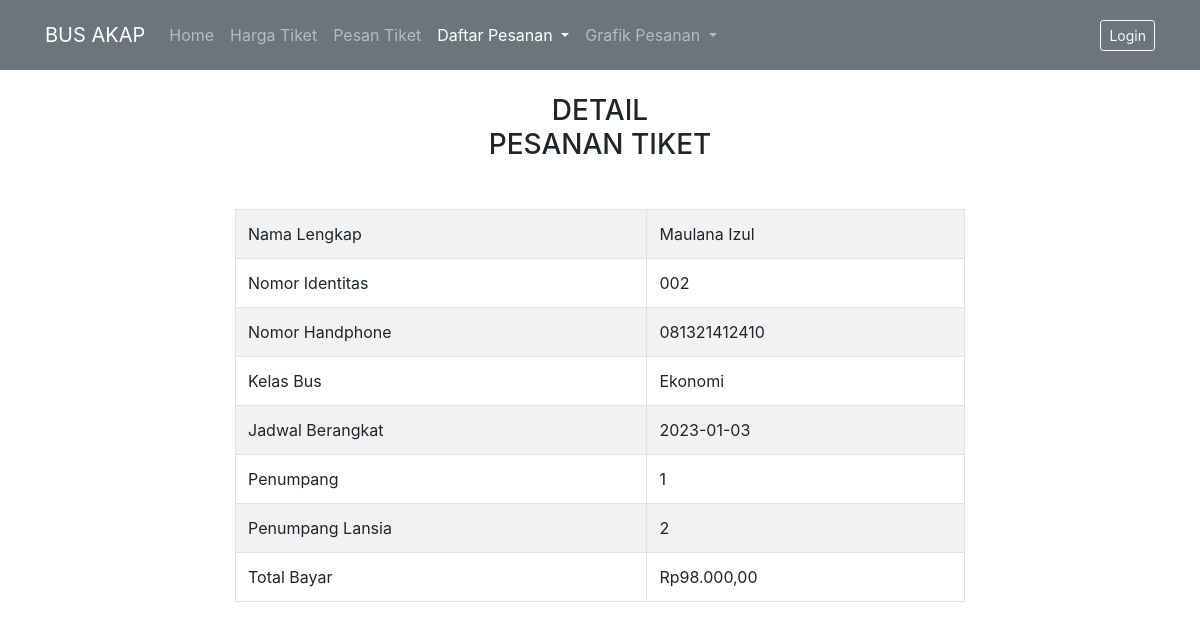
/detail.php?id=33, run on the app's committed database.
### tables this page shows
CREATE TABLE `pesan_tiket` (
  `id_tiket` int(11) NOT NULL,
  `id_user` int(11) NOT NULL,
  `nama` varchar(45) NOT NULL,
  `no_identitas` varchar(45) NOT NULL,
  `no_hp` varchar(45) NOT NULL,
  `kelasp` varchar(45) NOT NULL,
  `jadwal` date NOT NULL,
  `pnonlansia` int(45) NOT NULL,
  `plansia` int(45) NOT NULL,
  `harga_tiket` int(255) NOT NULL,
  `total` int(255) NOT NULL
);

### detail.php (the view, shortened to what this page needs)
<?php
    include "proses/koneksi.php";
    $id_tiket = $_GET['id'];
    $sql = "SELECT * FROM pesan_tiket WHERE id_tiket ='$id_tiket'";
    $query = $conn->query($sql);
    $data = mysqli_fetch_assoc($query);
?>
<!doctype html>
<html lang="en">
    <head>
        <link rel="stylesheet" href="https://cdn.jsdelivr.net/npm/bootstrap@4.6.2/dist/css/bootstrap.min.css">
        <link rel="stylesheet" href="https://cdnjs.cloudflare.com/ajax/libs/font-awesome/4.7.0/css/font-awesome.min.css">
        <link rel="stylesheet" href="assets/style/style.css?v=<?php echo time();?>">
    </head>
    <body>
        <nav class="navbar navbar-expand-xl navbar-dark bg-secondary sticky-top">
            <div class="container">
                <a class="navbar-brand" href="index.php">BUS AKAP</a>
                <div class="collapse navbar-collapse" id="navbarNav">
                    <ul class="navbar-nav">
                    <li class="nav-item">
                        <a class="nav-link" href="index.php">Home</a>
                    </li>
                    <li class="nav-item">
                        <a class="nav-link" href="harga_tiket.php">Harga Tiket</a>
                    </li>
                    <li class="nav-item">
                        <?php
                            if (empty($_SESSION["id_user"])) {
                                echo '<a class="nav-link" href="#" data-toggle="modal" data-target="#loginModal">Pesan Tiket</a>';
                            }
                            else {
                                echo '<a class="nav-link" href="pesan_tiket.php">Pesan Tiket</a>';
                            }
                        ?>
                    </li>
                    <li class="nav-item dropdown active">
                        <a class="nav-link dropdown-toggle" href="#" id="navbarDropdown" role="button" data-toggle="dropdown" aria-haspopup="true" aria-expanded="false">
                            Daftar Pesanan
                        </a>
                    </li>
                    <li class="nav-item dropdown">
                        <a class="nav-link dropdown-toggle" href="#" id="navbarDropdown" role="button" data-toggle="dropdown" aria-haspopup="true" aria-expanded="false">
                            Grafik Pesanan
                        </a>
                    </li>
                    </ul>
                    <div class="navbar-nav ml-auto">
                        <?php
                            if (empty($_SESSION["id_user"])) {
                                echo '<button class="btn btn-outline-light btn-sm" data-toggle="modal" data-target="#loginModal">Login</button>';
                            }
                            else {
                                echo '<button class="btn btn-outline-light btn-sm" onclick=location.href="proses/logout.php">Logout</button>';
                            }
                        ?>
                    </div>
                </div>
            </div>
        </nav>
        <div class="container">
            <br>
            <h3 class="text-center mb-0">DETAIL</h3>
            <h3 class="text-center mb-0">PESANAN TIKET</h3>
            <br><br>
            <div class="row">
                <div class="col-lg-8 mx-auto">
                    <table class="table table-bordered table-striped table-hover">
                        <tbody>
                        <?php
                            function rupiah($angka){
                                $hasil_rupiah = "Rp" . number_format($angka,2,',','.');
                                return $hasil_rupiah;
                            }
                        ?>
                            <tr>
                                <td>Nama Lengkap</th>
                                <td><?php echo $data['nama'];?></th>
                            </tr>
                            <tr>
                                <td>Nomor Identitas</th>
                                <td><?php echo $data['no_identitas'];?></th>
                            </tr>
                            <tr>
                                <td>Nomor Handphone</th>
                                <td><?php echo $data['no_hp'];?></th>
                            </tr>
                            <tr>
                                <td>Kelas Bus</th>
                                <td><?php echo $data['kelasp'];?></th>
                            </tr>
                            <tr>
                                <td>Jadwal Berangkat</th>
                                <td><?php echo $data['jadwal'];?></th>
                            </tr>
                            <tr>
                                <td>Penumpang</th>
                                <td><?php echo $data['pnonlansia'];?></th>
                            </tr>
                            <tr>
                                <td>Penumpang Lansia</th>
                                <td><?php echo $data['plansia'];?></th>
                            </tr>
                            <tr>
                                <td>Total Bayar</th>
                                <td><?php echo rupiah($data['total']);?></th>
                            </tr>
                        </tbody>
                    </table>
                </div>
            </div>
        </div>
    </body>
</html>

### assets/style/style.css (style rules this page uses)
.navbar { min-height: 70px; }

### data on the page
pesan_tiket: nama "Maulana Izul", no_identitas "002", no_hp "081321412410", kelasp "Ekonomi", jadwal "2023-01-03", pnonlansia "1", plansia "2", total "Rp98.000,00"
